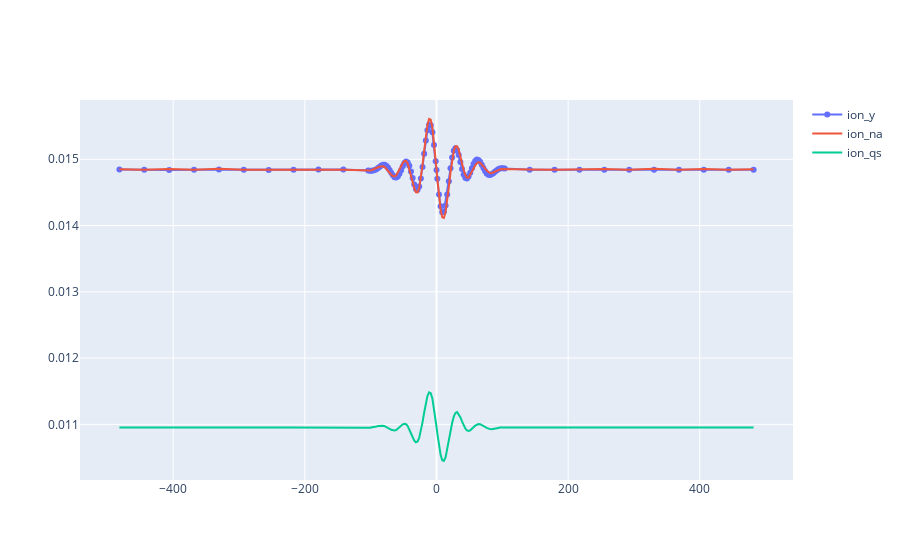

The notebook cell this image was saved under:
### Code cell
fig = go.Figure()
fig.add_trace(go.Scatter(x=delay, y=ion_y, mode='lines+markers', name='ion_y'))
fig.add_trace(go.Scatter(x=delay, y=ion_na, mode='lines', name='ion_na'))
fig.add_trace(go.Scatter(x=delay, y=ion_qs, mode='lines', name='ion_qs'))
fig.show()
